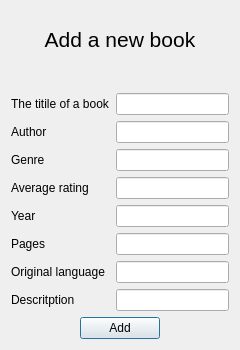
<?xml version="1.0" encoding="UTF-8"?>
<ui version="4.0">
 <class>DialogAdd</class>
 <widget class="QDialog" name="DialogAdd">
  <property name="geometry">
   <rect>
    <x>0</x>
    <y>0</y>
    <width>240</width>
    <height>350</height>
   </rect>
  </property>
  <property name="windowTitle">
   <string>Add a new book</string>
  </property>
  <layout class="QVBoxLayout" name="verticalLayout">
   <item>
    <layout class="QHBoxLayout" name="horizontalLayout">
     <item>
      <widget class="QLabel" name="label">
       <property name="text">
        <string>&lt;!DOCTYPE HTML PUBLIC &quot;-//W3C//DTD HTML 4.0//EN&quot; &quot;http://www.w3.org/TR/REC-html40/strict.dtd&quot;&gt;
&lt;html&gt;&lt;head&gt;&lt;meta name=&quot;qrichtext&quot; content=&quot;1&quot; /&gt;&lt;meta charset=&quot;utf-8&quot; /&gt;&lt;style type=&quot;text/css&quot;&gt;
p, li { white-space: pre-wrap; }
&lt;/style&gt;&lt;/head&gt;&lt;body style=&quot; font-family:'.AppleSystemUIFont'; font-size:13pt; font-weight:400; font-style:normal;&quot;&gt;
&lt;p align=&quot;center&quot; style=&quot; margin-top:12px; margin-bottom:12px; margin-left:0px; margin-right:0px; -qt-block-indent:0; text-indent:0px;&quot;&gt;&lt;span style=&quot; font-size:24pt; vertical-align:super;&quot;&gt;Add a new book&lt;/span&gt;&lt;/p&gt;&lt;/body&gt;&lt;/html&gt;</string>
       </property>
       <property name="textFormat">
        <enum>Qt::AutoText</enum>
       </property>
       <property name="wordWrap">
        <bool>false</bool>
       </property>
      </widget>
     </item>
    </layout>
   </item>
   <item>
    <layout class="QFormLayout" name="formLayout">
     <item row="0" column="1">
      <widget class="QLineEdit" name="editTitle"/>
     </item>
     <item row="0" column="0">
      <widget class="QLabel" name="label_2">
       <property name="text">
        <string>The titile of a book</string>
       </property>
      </widget>
     </item>
     <item row="1" column="1">
      <widget class="QLineEdit" name="editAuthor"/>
     </item>
     <item row="2" column="0">
      <widget class="QLabel" name="label_4">
       <property name="text">
        <string>Genre</string>
       </property>
      </widget>
     </item>
     <item row="3" column="0">
      <widget class="QLabel" name="label_5">
       <property name="text">
        <string>Average rating</string>
       </property>
      </widget>
     </item>
     <item row="4" column="0">
      <widget class="QLabel" name="label_6">
       <property name="text">
        <string>Year</string>
       </property>
      </widget>
     </item>
     <item row="5" column="0">
      <widget class="QLabel" name="label_7">
       <property name="text">
        <string>Pages</string>
       </property>
      </widget>
     </item>
     <item row="6" column="0">
      <widget class="QLabel" name="label_8">
       <property name="text">
        <string>Original language</string>
       </property>
      </widget>
     </item>
     <item row="7" column="0">
      <widget class="QLabel" name="label_9">
       <property name="text">
        <string>Descritption</string>
       </property>
      </widget>
     </item>
     <item row="2" column="1">
      <widget class="QLineEdit" name="editGenre"/>
     </item>
     <item row="3" column="1">
      <widget class="QLineEdit" name="editRating"/>
     </item>
     <item row="4" column="1">
      <widget class="QLineEdit" name="editYear"/>
     </item>
     <item row="5" column="1">
      <widget class="QLineEdit" name="editPages"/>
     </item>
     <item row="6" column="1">
      <widget class="QLineEdit" name="editLang"/>
     </item>
     <item row="7" column="1">
      <widget class="QLineEdit" name="editDescr"/>
     </item>
     <item row="1" column="0">
      <widget class="QLabel" name="label_3">
       <property name="text">
        <string>Author</string>
       </property>
      </widget>
     </item>
    </layout>
   </item>
   <item>
    <layout class="QHBoxLayout" name="horizontalLayout_2">
     <item>
      <spacer name="horizontalSpacer_4">
       <property name="orientation">
        <enum>Qt::Horizontal</enum>
       </property>
       <property name="sizeHint" stdset="0">
        <size>
         <width>40</width>
         <height>20</height>
        </size>
       </property>
      </spacer>
     </item>
     <item>
      <widget class="QPushButton" name="butAdd">
       <property name="text">
        <string>Add</string>
       </property>
      </widget>
     </item>
     <item>
      <spacer name="horizontalSpacer_3">
       <property name="orientation">
        <enum>Qt::Horizontal</enum>
       </property>
       <property name="sizeHint" stdset="0">
        <size>
         <width>40</width>
         <height>20</height>
        </size>
       </property>
      </spacer>
     </item>
    </layout>
   </item>
  </layout>
 </widget>
 <resources/>
 <connections/>
</ui>
